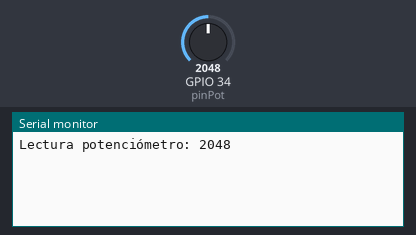
Recording of a sketch running on a simulated ESP32. On the bench: the last lines printed to the serial monitor. The test bench sets the inputs (shaded band); at power-on: GPIO 34 (pinPot) = 2048.

Above: at 18.0 s.
18.1 s: GPIO 34 (pinPot) set to 2866
At 20.9 s:
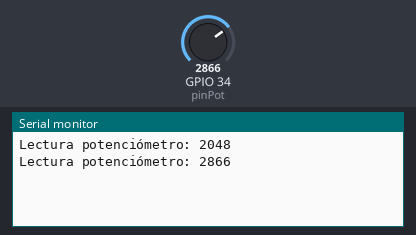
33.1 s: GPIO 34 (pinPot) set to 3603
At 40.9 s:
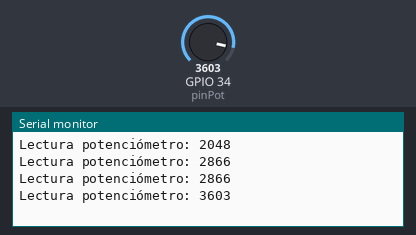
Timing chart, 0 to 42.4 s (numbered marks = the images above; inputs shaded):
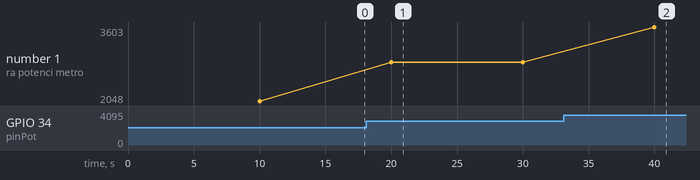

Measured:
- after the input at 18.1 s, the serial monitor: prints a new line after 1.9 s (image 1)
- after the input at 33.1 s, the serial monitor: prints a new line after 6.9 s (image 2)
- plotted number 1: 2048 → 2866 after the input at 18.1 s, 2866 → 3603 after the input at 33.1 s

The sketch:

PRACTICA_1.2.ino
```cpp
const int pinPot = 34;

int valADC = 0;
volatile int interruptCounter;
int totalInterruptCounter;
hw_timer_t * timer = NULL;
portMUX_TYPE timerMux = portMUX_INITIALIZER_UNLOCKED;

void IRAM_ATTR onTimer() {
  portENTER_CRITICAL_ISR(&timerMux);
  interruptCounter++;
  portEXIT_CRITICAL_ISR(&timerMux);
}

void setup() {
  Serial.begin(115200);
  timer = timerBegin(0, 80, true);
  timerAttachInterrupt(timer, &onTimer, true);
  timerAlarmWrite(timer, 10000000, true);
  timerAlarmEnable(timer);
}

int leePot() {
  int resul = analogRead(pinPot);
  return resul;
}


void loop() {
  if (interruptCounter > 0) {
    portENTER_CRITICAL(&timerMux);
    interruptCounter--;
    portEXIT_CRITICAL(&timerMux);
    //Serial.println(totalInterruptCounter);
    totalInterruptCounter++;
    valADC = leePot();
    Serial.print("Lectura potenciómetro: ");
    Serial.println(valADC);
  }
}
```
